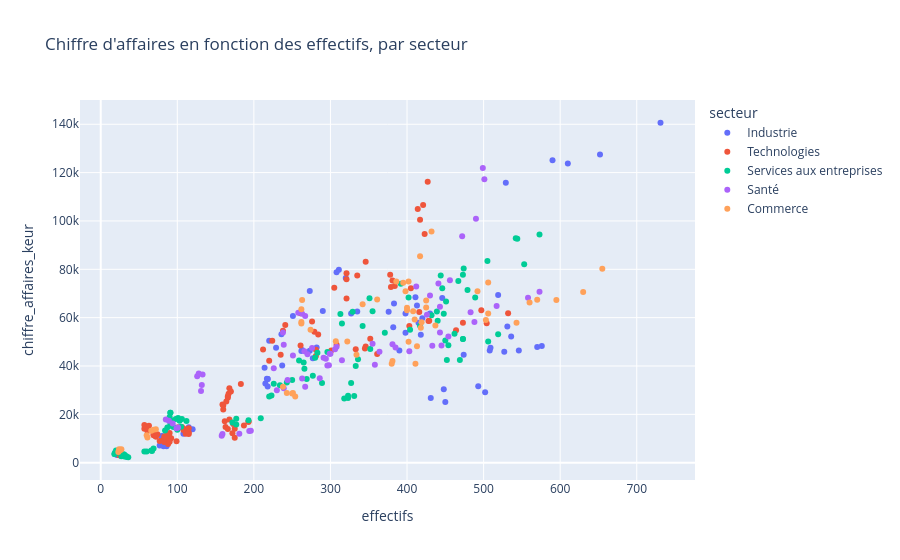

Source (notebook cell):
### Markdown cell above
`px` est l'alias que nous donnons à Plotly Express, le sous-module de Plotly qui permet de créer rapidement des graphiques à partir de `DataFrames`.

Créons ensuite un nuage de points à partir duquel on pourra étudier la relation entre les effectifs et le chiffre d'affaires :

### Code cell
fig = px.scatter(
    df,
    x="effectifs",
    y="chiffre_affaires_keur",
    color="secteur",
    hover_data=["entreprise_id", "annee"],
    title="Chiffre d'affaires en fonction des effectifs, par secteur",
)

fig.show()
